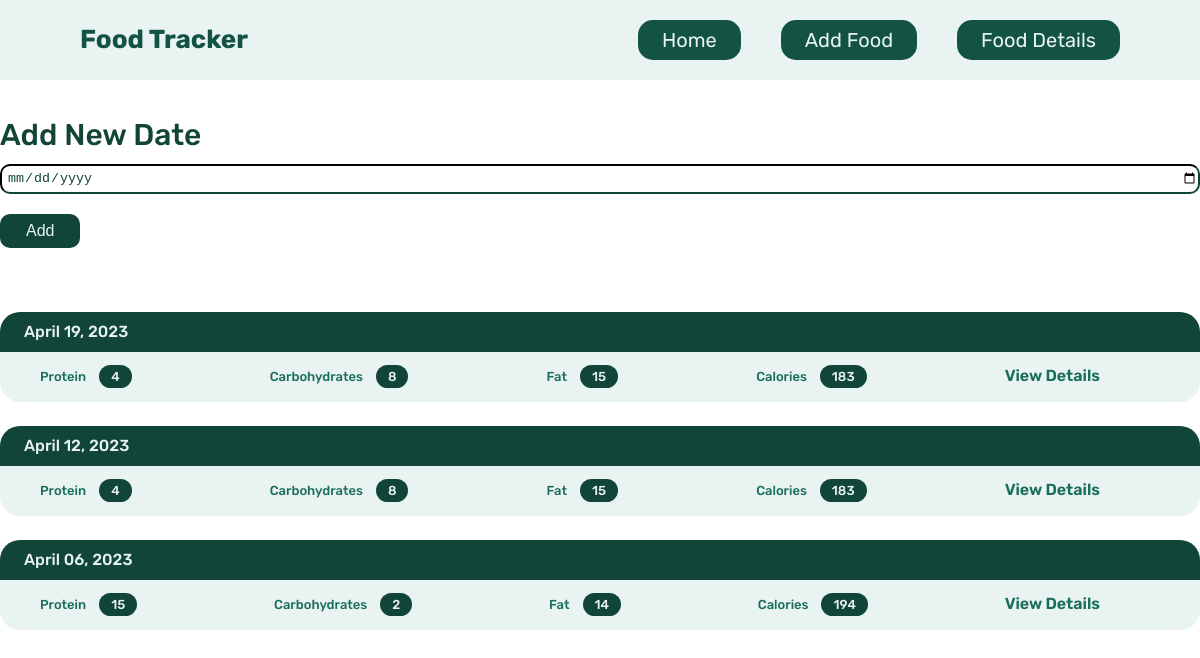
The page / on the database its author committed.
### tables this page shows
CREATE TABLE log_date(
    id integer PRIMARY KEY AUTOINCREMENT,
    entry_date DATE NOT NULL
);

### app.py (the view, shortened to what this page needs)
@app.route('/', methods = ["POST", "GET"])
def home():
    db = get_db()
    cur = db.execute(
        """
        select log_date.entry_date,
        sum(food.protein) as protein, sum(food.carbs) as carbs, sum(food.fat) as fat, sum(food.calories) as calories
        from log_date
        left join food_date on food_date.log_date_id = log_date.id
        left join food on food.id = food_date.food_id
        group by log_date.id order by log_date.entry_date desc
        """
    )
    results = cur.fetchall()
    print(results)
    date_results_all = []
    for i in results:
        single_date = {}
        single_date['entry_date'] = i['entry_date']
        single_date['protein'] = i['protein']
        single_date['carbs'] = i['carbs']
        single_date['fat'] = i['fat']
        single_date['calories'] = i['calories']
        d = datetime.strptime(str(i['entry_date']), '%Y%m%d')
        single_date['readable_date'] = datetime.strftime(d, "%B %d, %Y")
        date_results_all.append(single_date)
    return render_template('home.html', results = date_results_all)

### app.py (called while the page is built)
def connect_db():
    sql = sqlite3.connect(r'C:\Users\anubh\Desktop\Flask Course\Food Tracker\database.db')
    sql.row_factory = sqlite3.Row
    return sql

def get_db():
    if not hasattr(g, 'sqlite_db'):
        g.sqlite_db = connect_db()
    return g.sqlite_db

### Templates/home.html (shortened to what this page needs)
{% extends "base.html" %}
{% block body %}
<main class="container">
    <div class="add-container">
        <h3 class="add-date"> Add New Date </h3>
        <form action="/" method="POST">
            <input type="date" name="date">
            <button type="submit" class="btn" name="date-btn">Add</button>
        </form>
    </div>
    <div class="sub-container">
        {% for r in results %}
        <div class="individual-sub-container">
            <h3 class="date"> {{r.readable_date}}</h3>
            <div class="totals">
                <ul class="totals-list">
                    <li>Protein <span>{{r.protein}}</span></li>
                    <li>Carbohydrates <span>{{r.carbs}}</span></li>
                    <li>Fat <span>{{r.fat}}</span></li>
                    <li>Calories <span>{{r.calories}}</span></li>
                    <li><a href="{{url_for('view', date=r.entry_date)}}" class="view-details">View Details</a></li>
                </ul>
            </div>
        </div>
        {% endfor %}
    </div>
</main>
{% endblock %}

### Templates/base.html (shortened to what this page needs)
<!DOCTYPE html>
<html lang="en">
<head>
    <link rel="stylesheet" href="{{url_for('static', filename = 'general.css')}}">
    <link rel="stylesheet" href="{{url_for('static', filename = 'styles.css')}}">
</head>
<body>
    <header class="header">
        <p class="food-tracker">
            Food Tracker
        </p>
        <nav class="nav">
            <ul>
                <li><a class="nav-link home" href="{{url_for('home')}}">Home</a></li>
                <li><a class="nav-link open-form" href="#">Add Food</a></li>
                <li><a class="nav-link food-detail" href="{{url_for('foodDetails')}}">Food Details</a></li>
            </ul>
        </nav>
    </header>
    {% block body %}
    {% endblock %}
</body>
</html>

### static/general.css (style rules this page uses)
* { margin: 0; padding: 0; box-sizing: border-box; }
html { font-size: 62.5%; }
body { font-family: "Rubik", sans-serif; line-height: 1; font-weight: 400; color: #555; position: relative; }
.header { display: flex; justify-content: space-between; align-items: center; height: 8rem; padding: 0 8rem; background-color: #e9f3f1; }
.food-tracker { font-weight: 700; font-size: 2.6rem; color: #135343; }
.nav ul { display: flex; list-style: none; gap: 4rem; }
.nav-link, .nav-link:link, .nav-link:visited { background-color: #135343; color: #e9f3f1; text-decoration: none; padding: 0.8rem 2.4rem; font-weight: 400; font-size: 2rem; cursor: pointer; border-radius: 15px; transition: all 0.3s; }

### static/styles.css (style rules this page uses)
.container { margin: 0 auto; margin-top: 4rem; width: 120rem; }
.add-container { color: #104538; margin-bottom: 6.4rem; }
.add-date { font-size: 3rem; font-weight: 500; margin-bottom: 1.4rem; }
input[type="date"] { background: transparent; color: #104538; width: 100%; margin-bottom: 2rem; height: 3rem; border-radius: 10px; padding-left: 5px; border-color: #104538; }
.btn, .btn:link, .btn:visited { background-color: #104538; font-size: 1.6rem; padding: 0.8rem 2.6rem; cursor: pointer; color: #e9f3f1; border: none; border-radius: 10px; transition: all 0.3s; }
.individual-sub-container { height: 9rem; background-color: #e9f3f1; margin-bottom: 2.4rem; border-radius: 20px; }
.date { font-size: 1.6rem; font-weight: 500; color: #e9f3f1; background-color: #104538; padding: 1.2rem 2.4rem; border-top-left-radius: 20px; border-top-right-radius: 20px; }
.totals { padding: 1.6rem 4rem; }
.totals-list { list-style: none; display: flex; justify-content: space-between; align-items: center; }
.totals-list li { font-size: 1.3rem; font-weight: 500; color: #196e5a; }
.totals-list li span { background-color: #104538; padding: 0.4rem 1.2rem; color: #e9f3f1; margin-left: 1rem; border-radius: 30px; }
.view-details { text-decoration: none; color: #196e5a; margin-right: 6rem; font-size: 1.6rem; font-weight: 600; }

### rows shown on the page
log_date: readable_date "April 19, 2023", protein "4", carbs "8", fat "15", calories "183"
log_date: readable_date "April 12, 2023", protein "4", carbs "8", fat "15", calories "183"
log_date: readable_date "April 06, 2023", protein "15", carbs "2", fat "14", calories "194"
